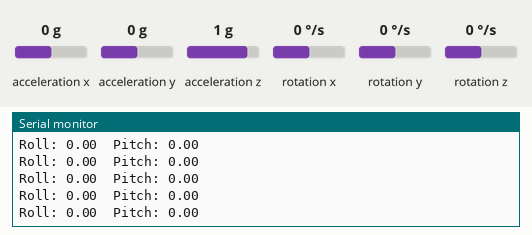
This sketch was run on a simulated ESP32. On the bench: the last lines printed to the serial monitor. The inputs (shaded band) are chosen by the test bench; at power-on: acceleration x 0 g, acceleration y 0 g, acceleration z 1 g, rotation x 0 °/s, rotation y 0 °/s, rotation z 0 °/s. WiFi joins after 1.5 s; servers stay silent unless stated.

Above: at 2.7 s.
2.8 s: acceleration x set to -1.4 g
At 2.82 s:
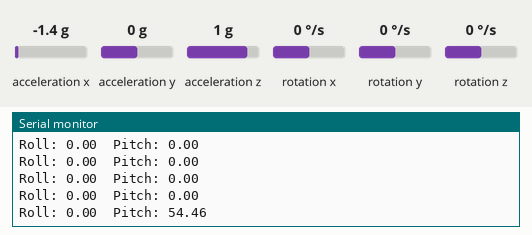
4.3 s: acceleration y set to -1.4 g
At 4.33 s:
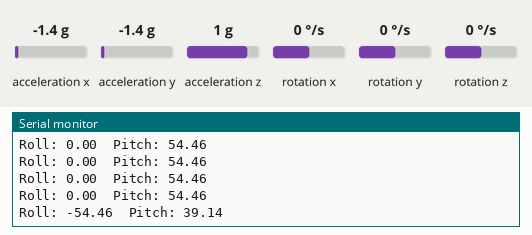
5.8 s: acceleration z set to -1.4 g
At 5.84 s:
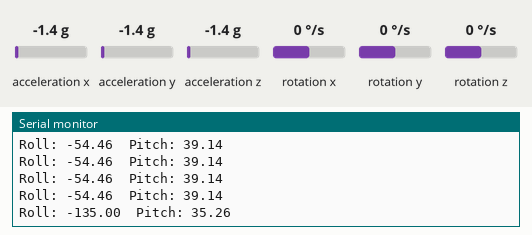
Timing chart, 0 to 8.8 s (numbered marks = the images above; inputs shaded):
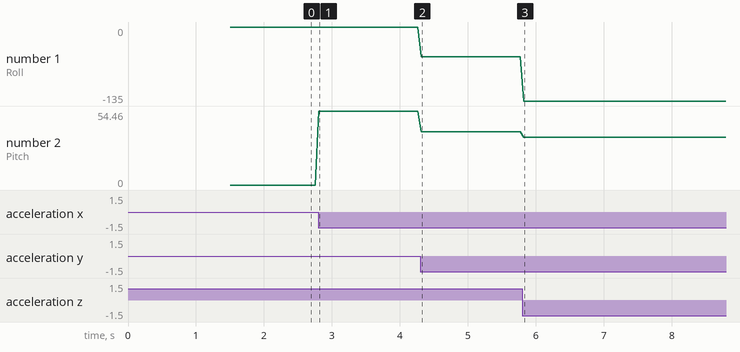

The sketch:

esp32_code.ino
```cpp
#include <WiFi.h>
#include <Wire.h>
#include <MPU6050.h>
#include <WebSocketsServer.h>

const char* ssid = "SSID";
const char* password = "password";

MPU6050 mpu;
WebSocketsServer webSocket = WebSocketsServer(81);

// Raw accelerometer values
int16_t ax, ay, az;

// Calculated angles
float roll, pitch;

void setup() {

  Serial.begin(115200);

  // Connect to WiFi
  WiFi.begin(ssid, password);

  Serial.print("Connecting");

  while (WiFi.status() != WL_CONNECTED) {
    delay(500);
    Serial.print(".");
  }

  Serial.println();
  Serial.print("ESP32 IP Address: ");
  Serial.println(WiFi.localIP());

  // Start I2C
  Wire.begin();

  // Initialize MPU6050
  mpu.initialize();

  if (mpu.testConnection()) {
    Serial.println("MPU6050 connected");
  } else {
    Serial.println("MPU6050 connection failed");
  }

  // Start WebSocket server
  webSocket.begin();
}

void loop() {

  webSocket.loop();

  // Read accelerometer values
  mpu.getAcceleration(&ax, &ay, &az);

  // Convert to float
  float axf = ax;
  float ayf = ay;
  float azf = az;

  // Calculate roll and pitch
  roll  = atan2(ayf, azf) * 180.0 / PI;
  pitch = atan2(-axf, sqrt(ayf * ayf + azf * azf)) * 180.0 / PI;

  // Send data to browser
  String data = String(roll) + "," + String(pitch);

  webSocket.broadcastTXT(data);

  // Print for debugging
  Serial.print("Roll: ");
  Serial.print(roll);
  Serial.print("  Pitch: ");
  Serial.println(pitch);

  delay(50);
}
```

Measured:
- after the input at 2.8 s, the serial monitor: prints a new line at once (image 1)
- after the input at 4.3 s, the serial monitor: prints a new line at once (image 2)
- after the input at 5.8 s, the serial monitor: prints a new line at once (image 3)
- plotted number 1: 0 → -54.46 after the input at 4.3 s, -54.46 → -135 after the input at 5.8 s
- plotted number 2: 0 → 54.46 after the input at 2.8 s, 54.46 → 39.14 after the input at 4.3 s, 39.14 → 35.26 after the input at 5.8 s
